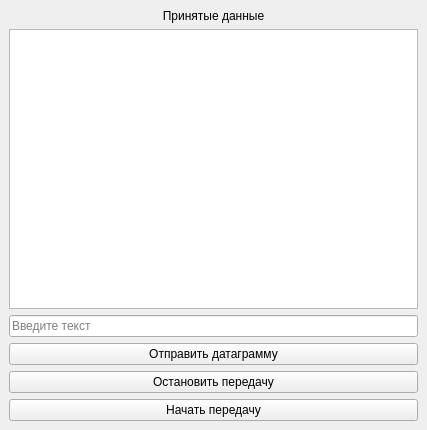
<?xml version="1.0" encoding="UTF-8"?>
<ui version="4.0">
 <class>MainWindow</class>
 <widget class="QMainWindow" name="MainWindow">
  <property name="geometry">
   <rect>
    <x>0</x>
    <y>0</y>
    <width>427</width>
    <height>430</height>
   </rect>
  </property>
  <property name="windowTitle">
   <string>MainWindow</string>
  </property>
  <widget class="QWidget" name="centralwidget">
   <layout class="QGridLayout" name="gridLayout">
    <item row="0" column="0">
     <widget class="QLabel" name="lb_receiveData">
      <property name="text">
       <string>Принятые данные</string>
      </property>
      <property name="alignment">
       <set>Qt::AlignCenter</set>
      </property>
     </widget>
    </item>
    <item row="1" column="0">
     <widget class="QTextEdit" name="te_result"/>
    </item>
    <item row="2" column="0">
     <widget class="QLineEdit" name="le_userText">
      <property name="placeholderText">
       <string>Введите текст</string>
      </property>
     </widget>
    </item>
    <item row="3" column="0">
     <widget class="QPushButton" name="pb_send_dg">
      <property name="text">
       <string>Отправить датаграмму</string>
      </property>
     </widget>
    </item>
    <item row="4" column="0">
     <widget class="QPushButton" name="pb_stop">
      <property name="text">
       <string>Остановить передачу</string>
      </property>
     </widget>
    </item>
    <item row="5" column="0">
     <widget class="QPushButton" name="pb_start">
      <property name="text">
       <string>Начать передачу</string>
      </property>
     </widget>
    </item>
   </layout>
  </widget>
 </widget>
 <resources/>
 <connections/>
</ui>
